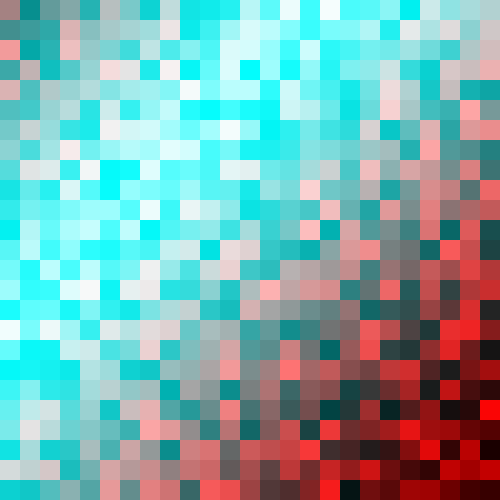
Frame 1 (no input)
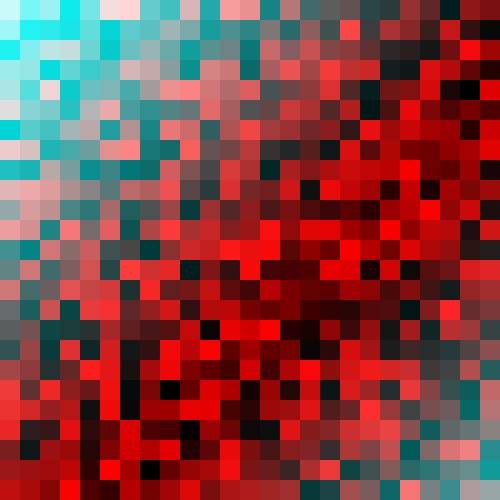
Frame 60 (the mouse pressed at the canvas centre just before this capture)
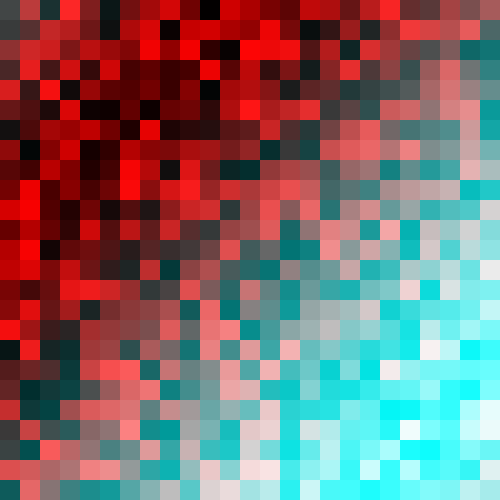
Frame 120 (the mouse held since frame 60 and released just before this capture)

The Processing sketch that drew these frames (run headless with seeded random() and noise(); from frame 60 on, the mouse is pressed at the canvas centre):

// Processing sketch: processing_99560
// ── processing_99560.pde

Cell[][] grid;
int cols;
int rows;

void setup() {
  noStroke();
  size(500,500);
  cols = width/20;
  rows = height/20;
  grid = new Cell[cols][rows];
  for (int i = 0; i < cols; i++) {
    for (int j = 0; j < rows; j++) {
      grid[i][j] = new Cell(i*20,j*20,20,20,i+j);
    }
  }
}

void draw() {
  background(0);
  for (int i = 0; i < cols; i++) {
    for (int j = 0; j < rows; j++) {
      grid[i][j].oscillate();
      grid[i][j].display();
    }
  }
}

class Cell {
  float x,y;
  float w,h;
  float angle;
  Cell(float tempX, float tempY, float tempW, float tempH, float tempAngle) {
    x = tempX;
    y = tempY;
    w = tempW;
    h = tempH;
    angle = tempAngle;
  } 
    void oscillate() {
    angle += 0.3; 
  }

  void display() {
    fill(random(255),127+127*sin(angle/10),127+127*sin(angle/10));
    rect(x,y,w,h); 
  }
}
